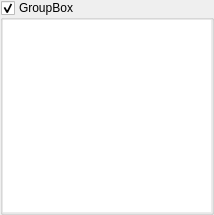
<ui version="4.0" >
 <class>QUCoverGroup</class>
 <widget class="QWidget" name="QUCoverGroup" >
  <property name="geometry" >
   <rect>
    <x>0</x>
    <y>0</y>
    <width>214</width>
    <height>206</height>
   </rect>
  </property>
  <property name="sizePolicy" >
   <sizepolicy vsizetype="Preferred" hsizetype="Preferred" >
    <horstretch>0</horstretch>
    <verstretch>0</verstretch>
   </sizepolicy>
  </property>
  <property name="windowTitle" >
   <string>Form</string>
  </property>
  <layout class="QHBoxLayout" name="horizontalLayout_2" >
   <property name="spacing" >
    <number>0</number>
   </property>
   <property name="margin" >
    <number>0</number>
   </property>
   <item>
    <widget class="QGroupBox" name="group" >
     <property name="sizePolicy" >
      <sizepolicy vsizetype="Preferred" hsizetype="Preferred" >
       <horstretch>0</horstretch>
       <verstretch>0</verstretch>
      </sizepolicy>
     </property>
     <property name="minimumSize" >
      <size>
       <width>0</width>
       <height>0</height>
      </size>
     </property>
     <property name="title" >
      <string>GroupBox</string>
     </property>
     <property name="flat" >
      <bool>true</bool>
     </property>
     <property name="checkable" >
      <bool>true</bool>
     </property>
     <layout class="QHBoxLayout" name="horizontalLayout" >
      <property name="spacing" >
       <number>0</number>
      </property>
      <property name="margin" >
       <number>0</number>
      </property>
      <item>
       <widget class="QUCoverList" name="list" >
        <property name="sizePolicy" >
         <sizepolicy vsizetype="Fixed" hsizetype="Expanding" >
          <horstretch>0</horstretch>
          <verstretch>0</verstretch>
         </sizepolicy>
        </property>
        <property name="minimumSize" >
         <size>
          <width>0</width>
          <height>0</height>
         </size>
        </property>
        <property name="autoFillBackground" >
         <bool>false</bool>
        </property>
        <property name="frameShape" >
         <enum>QFrame::NoFrame</enum>
        </property>
        <property name="verticalScrollBarPolicy" >
         <enum>Qt::ScrollBarAsNeeded</enum>
        </property>
        <property name="horizontalScrollBarPolicy" >
         <enum>Qt::ScrollBarAlwaysOff</enum>
        </property>
        <property name="editTriggers" >
         <set>QAbstractItemView::NoEditTriggers</set>
        </property>
        <property name="showDropIndicator" stdset="0" >
         <bool>false</bool>
        </property>
        <property name="dragDropMode" >
         <enum>QAbstractItemView::NoDragDrop</enum>
        </property>
        <property name="verticalScrollMode" >
         <enum>QAbstractItemView::ScrollPerItem</enum>
        </property>
        <property name="horizontalScrollMode" >
         <enum>QAbstractItemView::ScrollPerItem</enum>
        </property>
        <property name="movement" >
         <enum>QListView::Static</enum>
        </property>
        <property name="resizeMode" >
         <enum>QListView::Adjust</enum>
        </property>
        <property name="viewMode" >
         <enum>QListView::IconMode</enum>
        </property>
        <property name="uniformItemSizes" >
         <bool>false</bool>
        </property>
       </widget>
      </item>
     </layout>
    </widget>
   </item>
  </layout>
 </widget>
 <customwidgets>
  <customwidget>
   <class>QUCoverList</class>
   <extends>QListWidget</extends>
   <header>QUCoverList.h</header>
  </customwidget>
 </customwidgets>
 <resources/>
 <connections/>
</ui>
